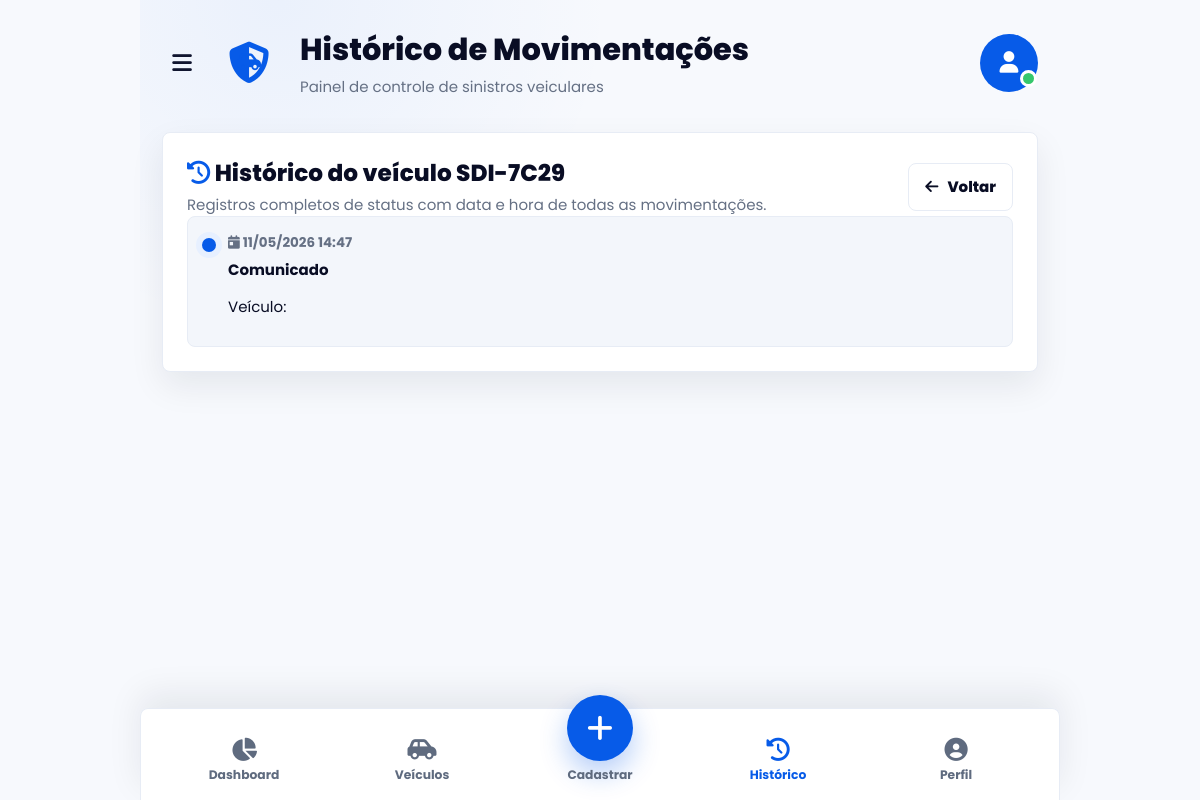
Screenshot of /historico.php?id=37 with the database file from the repository.
### tables this page shows
CREATE TABLE IF NOT EXISTS `veiculos` (
  `id` INT UNSIGNED AUTO_INCREMENT PRIMARY KEY,
  `placa` VARCHAR(8) NOT NULL UNIQUE,
  `proprietario` VARCHAR(120) NOT NULL,
  `condutor` VARCHAR(120) NOT NULL,
  `cidade` VARCHAR(120) NOT NULL,
  `processo` VARCHAR(50) NOT NULL,
  `data_acionamento` DATE NOT NULL,
  `tipo_veiculo` VARCHAR(16) NOT NULL,
  `criado_em` DATETIME NOT NULL DEFAULT CURRENT_TIMESTAMP
);

CREATE TABLE IF NOT EXISTS `status_log` (
  `id` INT UNSIGNED AUTO_INCREMENT PRIMARY KEY,
  `veiculo_id` INT UNSIGNED NOT NULL,
  `status` VARCHAR(64) NOT NULL,
  `data_hora` DATETIME NOT NULL DEFAULT CURRENT_TIMESTAMP,
  FOREIGN KEY (`veiculo_id`) REFERENCES `veiculos`(`id`) ON DELETE CASCADE
);

### historico.php (the view, shortened to what this page needs)
<?php
require 'db_connect.php';
include 'includes/header.php';
$id = filter_input(INPUT_GET, 'id', FILTER_VALIDATE_INT);
$timeline = [];
$veiculo = null;
if ($id) {
    $stmt = $pdo->prepare('SELECT * FROM veiculos WHERE id = ?');
    $stmt->execute([$id]);
    $veiculo = $stmt->fetch();
}
if ($veiculo) {
    $stmt = $pdo->prepare('SELECT * FROM status_log WHERE veiculo_id = ? ORDER BY data_hora DESC');
    $stmt->execute([$id]);
    $timeline = $stmt->fetchAll();
} else {
    $stmt = $pdo->query('SELECT sl.*, v.placa, v.processo FROM status_log sl JOIN veiculos v ON v.id = sl.veiculo_id ORDER BY sl.data_hora DESC');
    $timeline = $stmt->fetchAll();
}
function formatDateTime($datetime) {
    return date('d/m/Y H:i', strtotime($datetime));
}
?>
<section class="page-section history-section">
    <div class="panel-card history-card">
        <div class="panel-header">
            <div>
                <h3 class="panel-title"><i class="fas fa-clock-rotate-left"></i> Histórico <?php echo $veiculo ? 'do veículo ' . htmlspecialchars($veiculo['placa'], ENT_QUOTES, 'UTF-8') : ''; ?></h3>
                <p>Registros completos de status com data e hora de todas as movimentações.</p>
            </div>
            <div>
                <a href="index.php" class="btn btn-secondary"><i class="fas fa-arrow-left"></i> Voltar</a>
            </div>
        </div>
        <div class="timeline">
            <?php foreach ($timeline as $item): ?>
                <article class="timeline-item">
                    <div class="timeline-marker"></div>
                    <div class="timeline-content">
                        <span class="timeline-date"><i class="fas fa-calendar-day"></i> <?php echo formatDateTime($item['data_hora']); ?></span>
                        <h4><?php echo htmlspecialchars($item['status'], ENT_QUOTES, 'UTF-8'); ?></h4>
                        <p>Veículo: <strong><?php echo htmlspecialchars($item['placa'] ?? '', ENT_QUOTES, 'UTF-8'); ?></strong></p>
                    </div>
                </article>
            <?php endforeach; ?>
        </div>
    </div>
</section>
<?php include 'includes/footer.php'; ?>

### style.css (style rules this page uses)
:root { --bg: #f7f9fd; --surface: #ffffff; --surface-soft: #f3f6fb; --text: #090d24; --muted: #657084; --line: #e7ecf5; --primary: #075be8; --primary-dark: #044ac0; --danger: #ee1c35; --orange: #ff7a16; --purple: #4b22df; --green: #17a956; --shadow: 0 14px 34px rgba(17, 24, 39, 0.08); --radius: 8px; font-family: 'Poppins', Arial, sans-serif; }
* { box-sizing: border-box; }
html, body { margin: 0; min-height: 100%; background: var(--bg); color: var(--text); }
body { font-size: 15px; line-height: 1.45; }
a { color: inherit; text-decoration: none; }
.brand-copy p, .hello-row p, .create-card p, .vehicle-main p, .panel-header p, .section-header p { margin: 4px 0 0; color: var(--muted); }
.home-screen, .page-section { display: grid; gap: 22px; }
.hello-row, .section-header, .panel-header, .table-topbar, .list-heading, .vehicle-topline { display: flex; align-items: center; justify-content: space-between; gap: 14px; }
.hello-row h2, .section-header h2, .panel-header h3, .list-heading h3 { margin: 0; color: var(--text); font-size: 1.45rem; font-weight: 800; }
.date-chip i, .list-heading i, .section-title i, .panel-title i { color: var(--primary); }
.panel-card, .form-card, .history-card, .table-card { padding: 24px; border: 1px solid var(--line); border-radius: var(--radius); background: var(--surface); box-shadow: var(--shadow); }
.btn, .icon-btn { min-height: 48px; display: inline-flex; align-items: center; justify-content: center; gap: 9px; padding: 0 16px; border: 1px solid transparent; border-radius: var(--radius); font-weight: 800; }
.btn-secondary { border-color: var(--line); background: #fff; color: var(--text); }
.delay-list, .process-summary, .numbers-grid, .timeline { display: grid; gap: 12px; padding: 0; margin: 0; list-style: none; }
.delay-list li, .process-item, .number-block, .timeline-item { display: flex; justify-content: space-between; gap: 12px; padding: 14px; border: 1px solid var(--line); border-radius: var(--radius); background: var(--surface-soft); }
.timeline-item { justify-content: flex-start; }
.timeline-marker { width: 14px; height: 14px; margin-top: 7px; border-radius: 50%; background: var(--primary); box-shadow: 0 0 0 6px #e7f0ff; flex: 0 0 auto; }
.timeline-date { color: var(--muted); font-size: 0.84rem; font-weight: 700; }
.timeline-content h4 { margin: 6px 0; }

### rows the page displays
veiculos: placa "SDI-7C29"
status_log: data_hora "11/05/2026 14:47", status "Comunicado"

### other values shown
$pageTitle "Histórico de Movimentações"
